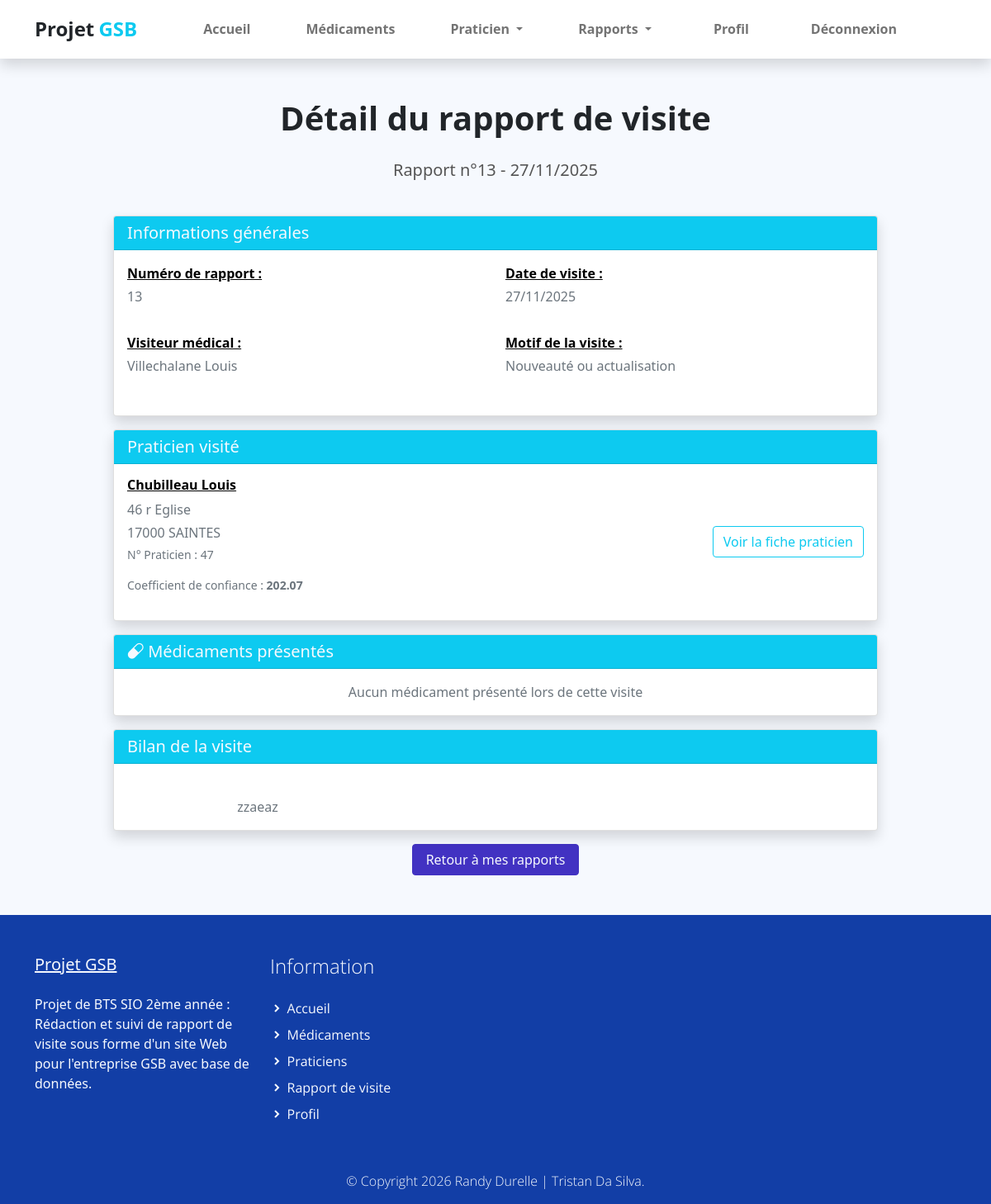
The page /index.php?uc=consultation&action=detail&num=13&mat=a131 (signed in) on the database as committed earlier.
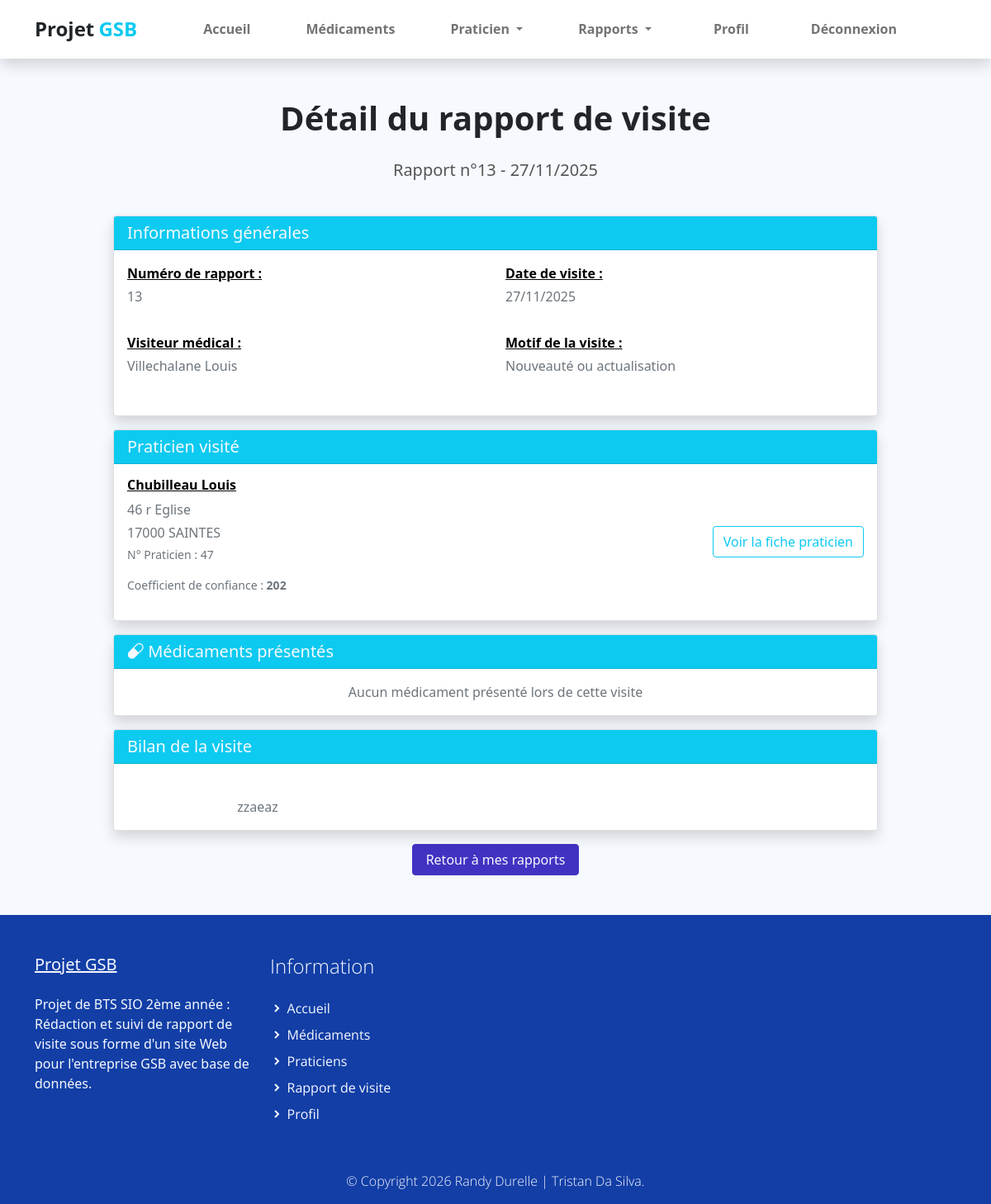
The same page on the database as committed later.
### tables this page shows
CREATE TABLE IF NOT EXISTS `rapport_visite` (
  `COL_MATRICULE` varchar(10) NOT NULL,
  `RAP_NUM` int(11) NOT NULL,
  `RAP_DATEVISITE` date DEFAULT NULL,
  `RAP_BILAN` varchar(255) DEFAULT NULL,
  `RAP_MOTIF` int(11) DEFAULT NULL,
  `PRA_NUM` int(11) NOT NULL,
  `PRA_NUM_praticien` int(11) DEFAULT NULL,
  `MED_DEPOTLEGAL_1` varchar(10) DEFAULT NULL,
  `MED_DEPOTLEGAL_2` varchar(10) DEFAULT NULL,
  `AUTRE_MOTIF` varchar(50) NOT NULL,
  `ETAT_CODE` int(11) NOT NULL DEFAULT 1,
  PRIMARY KEY (`COL_MATRICULE`,`RAP_NUM`),
  KEY `rapport_visite_praticien2_FK` (`PRA_NUM`),
  KEY `FK_Rapport_Med1_unique` (`MED_DEPOTLEGAL_1`),
  KEY `FK_Rapport_Med2_unique` (`MED_DEPOTLEGAL_2`),
  KEY `FK_Rapport_PraRempl_unique` (`PRA_NUM_praticien`),
  KEY `FK_RAP_MOTIF` (`RAP_MOTIF`),
  KEY `ETAT_CODE` (`ETAT_CODE`)
);

CREATE TABLE IF NOT EXISTS `praticien` (
  `PRA_NUM` int(11) NOT NULL,
  `PRA_PRENOM` varchar(30) DEFAULT NULL,
  `PRA_NOM` varchar(30) DEFAULT NULL,
  `PRA_ADRESSE` varchar(50) DEFAULT NULL,
  `PRA_CP` varchar(5) DEFAULT NULL,
  `PRA_VILLE` varchar(25) DEFAULT NULL,
  `PRA_COEFNOTORIETE` float DEFAULT NULL,
  `TYP_CODE` varchar(3) NOT NULL,
  PRIMARY KEY (`PRA_NUM`),
  KEY `praticien_type_praticien0_FK` (`TYP_CODE`)
);

CREATE TABLE IF NOT EXISTS `motif_visite` (
  `MOT_ID` int(11) NOT NULL AUTO_INCREMENT,
  `MOT_LIBELLE` varchar(100) NOT NULL,
  PRIMARY KEY (`MOT_ID`)
);

### modele/historique.modele.inc.php (called while the page is built, shortened)
<?php
function getDetailRapport($matricule, $numRapport)
{
    try {
        $monPdo = connexionPDO();
        $req = 'SELECT
                    r.*,
                    CONCAT(p.PRA_NOM, " ", p.PRA_PRENOM) as praticien_nom,
                    p.PRA_ADRESSE,
                    p.PRA_CP,
                    p.PRA_VILLE,
                    p.PRA_COEFNOTORIETE,
                    CONCAT(p2.PRA_NOM, " ", p2.PRA_PRENOM) as remplacant_nom,
                    m.MOT_LIBELLE as motif,
                    med1.MED_NOMCOMMERCIAL as med1_nom,
                    med2.MED_NOMCOMMERCIAL as med2_nom,
                    CONCAT(c.COL_NOM, " ", c.COL_PRENOM) as visiteur_nom,
                    e.ETAT_LIBELLE
                FROM rapport_visite r
                INNER JOIN praticien p ON r.PRA_NUM = p.PRA_NUM
                INNER JOIN collaborateur c ON r.COL_MATRICULE = c.COL_MATRICULE
                LEFT JOIN praticien p2 ON r.PRA_NUM_praticien = p2.PRA_NUM
                LEFT JOIN motif_visite m ON r.RAP_MOTIF = m.MOT_ID
                LEFT JOIN medicament med1 ON r.MED_DEPOTLEGAL_1 = med1.MED_DEPOTLEGAL
                LEFT JOIN medicament med2 ON r.MED_DEPOTLEGAL_2 = med2.MED_DEPOTLEGAL
                LEFT JOIN etat e ON r.ETAT_CODE = e.ETAT_CODE
                WHERE r.COL_MATRICULE = :matricule
                AND r.RAP_NUM = :num';
        $stmt = $monPdo->prepare($req);
        $stmt->bindParam(':matricule', $matricule, PDO::PARAM_STR);
        $stmt->bindParam(':num', $numRapport, PDO::PARAM_INT);
        $stmt->execute();
        return $stmt->fetch();
    } catch (PDOException $e) {
        print "Erreur !: " . $e->getMessage();
        die();
    }
}
?>

### vues/v_detailRapport.php (the view, shortened to what the changed rows need)
<section class="bg-light">
    <div class="container">
        <div class="structure-hero pt-lg-5 pt-4">
            <h1 class="titre text-center">Détail du rapport de visite</h1>
            <p class="text text-center">
                Rapport n°<?php echo $rapport['RAP_NUM']; ?> -
                <?php echo date('d/m/Y', strtotime($rapport['RAP_DATEVISITE'])); ?>
            </p>
        </div>
        <div class="row justify-content-center py-4">
            <div class="col-12 col-lg-10">
                <div class="card shadow mb-3">
                    <div class="card-header bg-info text-light">
                        <h5 class="mb-0"><i class="text"></i> Informations générales</h5>
                    </div>
                    <div class="card-body">
                        <div class="row">
                            <div class="col-md-6 mb-3">
                                <p class="mb-1"><span class="carac">Numéro de rapport :</span></p>
                                <p class="text-muted"><?php echo $rapport['RAP_NUM']; ?></p>
                            </div>
                            <div class="col-md-6 mb-3">
                                <p class="mb-1"><span class="carac">Date de visite :</span></p>
                                <p class="text-muted">
                                    <?php echo date('d/m/Y', strtotime($rapport['RAP_DATEVISITE'])); ?>
                                </p>
                            </div>
                            <div class="col-md-6 mb-3">
                                <p class="mb-1"><span class="carac">Visiteur médical :</span></p>
                                <p class="text-muted">
                                    <?php echo htmlspecialchars($rapport['visiteur_nom']); ?>
                                </p>
                            </div>
                            <div class="col-md-6 mb-3">
                                <p class="mb-1"><span class="carac">Motif de la visite :</span></p>
                                <p>
                                    <span class="text-muted">
                                        <?php
                                        if (!empty($rapport['motif'])) {
                                            echo htmlspecialchars($rapport['motif']);
                                        } else {
                                            echo 'Non spécifié';
                                        }
                                        ?>
                                    </span>
                                </p>
                            </div>
                        </div>
                    </div>
                </div>
                <div class="card shadow mb-3">
                    <div class="card-header bg-info text-light">
                        <h5 class="mb-0"><i class="text"></i> Praticien visité</h5>
                    </div>
                    <div class="card-body">
                        <div class="row align-items-center">
                            <div class="col-md-8">
                                <h6 class="carac">
                                    <?php echo htmlspecialchars($rapport['praticien_nom']); ?>
                                </h6>
                                <p class="text-muted mb-1">
                                    <?php echo htmlspecialchars($rapport['PRA_ADRESSE']); ?>
                                </p>
                                <p class="text-muted mb-1">
                                    <?php echo htmlspecialchars($rapport['PRA_CP']); ?>
                                    <?php echo htmlspecialchars($rapport['PRA_VILLE']); ?>
                                </p>
                                <p class="text-muted">
                                    <small>N° Praticien : <?php echo $rapport['PRA_NUM']; ?></small>
                                </p>
                                <p class="text-muted">
                                    <small>Coefficient de confiance :
                                        <strong><?php echo isset($rapport['PRA_COEFNOTORIETE']) ? $rapport['PRA_COEFNOTORIETE'] : 'Non renseigné'; ?></strong>
                                    </small>
                                </p>
                            </div>
                            <div class="col-md-4 text-end">
                                <a href="index.php?uc=praticien&action=afficherpraticien&praticien=<?php echo $rapport['PRA_NUM']; ?>"
                                    class="btn btn-outline-info">
                                    <i class="text"></i> Voir la fiche praticien
                                </a>
                            </div>
                        </div>
                    </div>
                </div>
                <div class="card shadow mb-3">
                    <div class="card-header bg-info text-light">
                        <h5 class="mb-0"><i class="bi bi-capsule"></i> Médicaments présentés</h5>
                    </div>
                    <div class="card-body">
                        <?php if (!empty($rapport['MED_DEPOTLEGAL_1']) || !empty($rapport['MED_DEPOTLEGAL_2'])): ?>
                            <div class="row">
                                <?php if (!empty($rapport['MED_DEPOTLEGAL_1'])): ?>
                                    <div class="col-md-6 mb-3">
                                        <div class="border rounded p-3 h-100">
                                            <h6 class="carac">Médicament 1</h6>
                                            <p class="mb-1">
                                                <strong>Dépôt légal :</strong>
                                                <?php echo htmlspecialchars($rapport['MED_DEPOTLEGAL_1']); ?>
                                            </p>
                                            <p class="mb-2">
                                                <strong>Nom commercial :</strong>
                                                <?php echo htmlspecialchars($rapport['med1_nom']); ?>
                                            </p>
                                            <a href="index.php?uc=medicaments&action=affichermedoc&medicament=<?php echo $rapport['MED_DEPOTLEGAL_1']; ?>"
                                                class="btn btn-sm btn-outline-info">
                                                <i class="text"></i> Voir la fiche médicament
                                            </a>
                                        </div>
                                    </div>
                                <?php endif; ?>
                                <?php if (!empty($rapport['MED_DEPOTLEGAL_2'])): ?>
                                    <div class="col-md-6 mb-3">
                                        <div class="border rounded p-3 h-100">
                                            <h6 class="carac">Médicament 2</h6>
                                            <p class="mb-1">
                                                <strong>Dépôt légal :</strong>
                                                <?php echo htmlspecialchars($rapport['MED_DEPOTLEGAL_2']); ?>
                                            </p>
                                            <p class="mb-2">
                                                <strong>Nom commercial :</strong>
                                                <?php echo htmlspecialchars($rapport['med2_nom']); ?>
                                            </p>
                                            <a href="index.php?uc=medicaments&action=affichermedoc&medicament=<?php echo $rapport['MED_DEPOTLEGAL_2']; ?>"
                                                class="btn btn-sm btn-outline-info">
                                                <i class="text"></i> Voir la fiche médicament
                                            </a>
                                        </div>
                                    </div>
                                <?php endif; ?>
                            </div>
                        <?php else: ?>
                            <p class="text-muted text-center mb-0">
                                Aucun médicament présenté lors de cette visite
                            </p>
                        <?php endif; ?>
                    </div>
                </div>
                <div class="card shadow mb-3">
                    <div class="card-header bg-info text-light">
                        <h5 class="mb-0"><i class="text"></i> Bilan de la visite</h5>
                    </div>
                    <div class="card-body">
                        <div class="text-muted">
                            <p class="mb-0" style="white-space: pre-wrap;">
                                <?php echo htmlspecialchars($rapport['RAP_BILAN']); ?>
                            </p>
                        </div>
                    </div>
                </div>
                <div class="text-center mb-4">
                    <?php if ($_SESSION['habilitation'] == 1): ?>
                        <a href="index.php?uc=consultation&action=mesRapports" class="btn btn-primary px-3">
                            <i class="texte"></i> Retour à mes rapports
                        </a>
                    <?php endif; ?>
                </div>
            </div>
        </div>
    </div>
</section>

Rows that differ between the two databases and show on the page:
changed rapport_visite "zzaeaz": PRA_NUM.PRA_COEFNOTORIETE "202.07" → "202"
